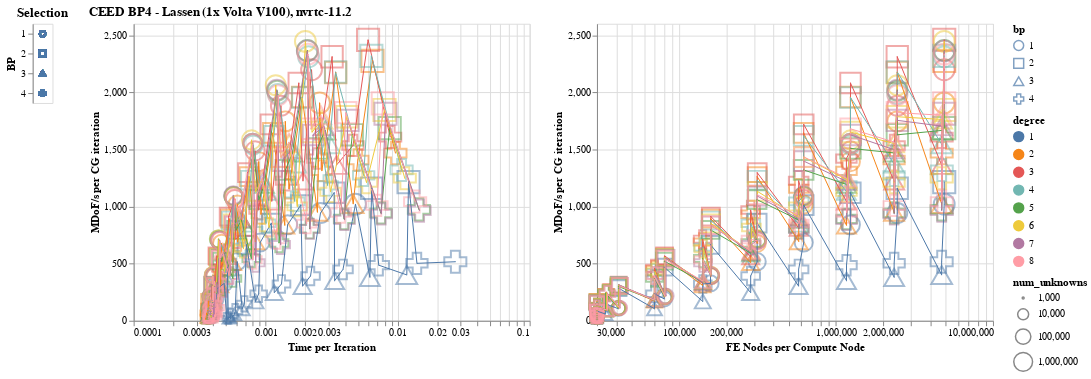

Notebook code for this chart:
### Code cell
highlight = alt.selection_single(
    on='mouseover',
    fields=['degree', 'time_per_it', 'backend'],
    nearest=True,
    empty='none',
)

bps_select = alt.selection_single(
    fields=['bp'],
)

base = alt.Chart(runs).encode(
    alt.Y('mdofs:Q', title='MDoF/s per CG iteration'),
    alt.Color('degree:N'),
    alt.Size('num_unknowns', scale=alt.Scale(type='log', domain=(1e3, 1e6))),
    alt.Shape('bp:N'),
    tooltip=('bp', 'num_procs', 'backend', 'num_elem', 'degree', 'num_unknowns', 'file'),
).transform_filter(
    bps_select,
).transform_calculate(
    mdofs='datum.cg_iteration_dps/1e6',
)

points = base.mark_point().encode(
    opacity=alt.condition(highlight, alt.value(1), alt.value(.5)),
).add_selection(
    highlight,
)

lines = base.mark_line().encode(
    size=alt.condition(alt.datum.degree - highlight.degree == 0, alt.value(2), alt.value(1))
)

pane = points + lines

composite = (
    pane.encode(
        alt.X('time_per_it', scale=alt.Scale(type='log'), title='Time per Iteration'),
    ) |
    pane.encode(
        alt.X('FE_nodes_per_compute_node', scale=alt.Scale(type='log', domain=(3e4, 1e7), clamp=True), title='FE Nodes per Compute Node'),
    )
)

activator = alt.Chart(runs).mark_point().encode(
    alt.Y('bp', title='BP'),
    alt.Shape('bp')
).add_selection(bps_select).properties(title='Selection')

activator | composite.properties(title='CEED BP4 - Lassen (1x Volta V100), nvrtc-11.2')

### Figure 1 — Vega-Lite specification as saved in the notebook (floating-point values rounded to 4 significant figures; data arrays with more than 128 entries replaced by an {"elided": "..."} marker saying what was removed)
{"config": {"view": {"continuousWidth": 400, "continuousHeight": 300}}, "hconcat": [{"mark": "point", "encoding": {"shape": {"type": "nominal", "field": "bp"}, "y": {"type": "nominal", "field": "bp", "title": "BP"}}, "selection": {"selector016": {"type": "single", "fields": ["bp"]}}, "title": "Selection"}, {"hconcat": [{"layer": [{"mark": "point", "encoding": {"color": {"type": "nominal", "field": "degree"}, "opacity": {"condition": {"value": 1, "selection": "selector015"}, "value": 0.5}, "shape": {"type": "nominal", "field": "bp"}, "size": {"type": "quantitative", "field": "num_unknowns", "scale": {"domain": [1000.0, 1000000.0], "type": "log"}}, "tooltip": [{"type": "nominal", "field": "bp"}, {"type": "quantitative", "field": "num_procs"}, {"type": "nominal", "field": "backend"}, {"type": "quantitative", "field": "num_elem"}, {"type": "quantitative", "field": "degree"}, {"type": "quantitative", "field": "num_unknowns"}, {"type": "nominal", "field": "file"}], "y": {"type": "quantitative", "field": "mdofs", "title": "MDoF/s per CG iteration"}}, "selection": {"selector015": {"type": "single", "on": "mouseover", "fields": ["degree", "time_per_it", "backend"], "nearest": true, "empty": "none"}}, "transform": [{"filter": {"selection": "selector016"}}, {"calculate": "datum.cg_iteration_dps/1e6", "as": "mdofs"}]}, {"mark": "line", "encoding": {"color": {"type": "nominal", "field": "degree"}, "shape": {"type": "nominal", "field": "bp"}, "size": {"condition": {"value": 2, "test": "((datum.degree - selector015.degree) === 0)"}, "value": 1}, "tooltip": [{"type": "nominal", "field": "bp"}, {"type": "quantitative", "field": "num_procs"}, {"type": "nominal", "field": "backend"}, {"type": "quantitative", "field": "num_elem"}, {"type": "quantitative", "field": "degree"}, {"type": "quantitative", "field": "num_unknowns"}, {"type": "nominal", "field": "file"}], "y": {"type": "quantitative", "field": "mdofs", "title": "MDoF/s per CG iteration"}}, "transform": [{"filter": {"selection": "selector016"}}, {"calculate": "datum.cg_iteration_dps/1e6", "as": "mdofs"}]}], "encoding": {"x": {"type": "quantitative", "field": "time_per_it", "scale": {"type": "log"}, "title": "Time per Iteration"}}}, {"layer": [{"mark": "point", "encoding": {"color": {"type": "nominal", "field": "degree"}, "opacity": {"condition": {"value": 1, "selection": "selector015"}, "value": 0.5}, "shape": {"type": "nominal", "field": "bp"}, "size": {"type": "quantitative", "field": "num_unknowns", "scale": {"domain": [1000.0, 1000000.0], "type": "log"}}, "tooltip": [{"type": "nominal", "field": "bp"}, {"type": "quantitative", "field": "num_procs"}, {"type": "nominal", "field": "backend"}, {"type": "quantitative", "field": "num_elem"}, {"type": "quantitative", "field": "degree"}, {"type": "quantitative", "field": "num_unknowns"}, {"type": "nominal", "field": "file"}], "y": {"type": "quantitative", "field": "mdofs", "title": "MDoF/s per CG iteration"}}, "selection": {"selector015": {"type": "single", "on": "mouseover", "fields": ["degree", "time_per_it", "backend"], "nearest": true, "empty": "none"}}, "transform": [{"filter": {"selection": "selector016"}}, {"calculate": "datum.cg_iteration_dps/1e6", "as": "mdofs"}]}, {"mark": "line", "encoding": {"color": {"type": "nominal", "field": "degree"}, "shape": {"type": "nominal", "field": "bp"}, "size": {"condition": {"value": 2, "test": "((datum.degree - selector015.degree) === 0)"}, "value": 1}, "tooltip": [{"type": "nominal", "field": "bp"}, {"type": "quantitative", "field": "num_procs"}, {"type": "nominal", "field": "backend"}, {"type": "quantitative", "field": "num_elem"}, {"type": "quantitative", "field": "degree"}, {"type": "quantitative", "field": "num_unknowns"}, {"type": "nominal", "field": "file"}], "y": {"type": "quantitative", "field": "mdofs", "title": "MDoF/s per CG iteration"}}, "transform": [{"filter": {"selection": "selector016"}}, {"calculate": "datum.cg_iteration_dps/1e6", "as": "mdofs"}]}], "encoding": {"x": {"type": "quantitative", "field": "FE_nodes_per_compute_node", "scale": {"clamp": true, "domain": [30000.0, 10000000.0], "type": "log"}, "title": "FE Nodes per Compute Node"}}}], "title": "CEED BP4 - Lassen (1x Volta V100), nvrtc-11.2"}], "data": {"name": "data-181a35348e611d75df379f938cb3d1e1"}, "$schema": "https://vega.github.io/schema/vega-lite/v4.8.1.json", "datasets": {"data-181a35348e611d75df379f938cb3d1e1": {"elided": "352 records"}}}
